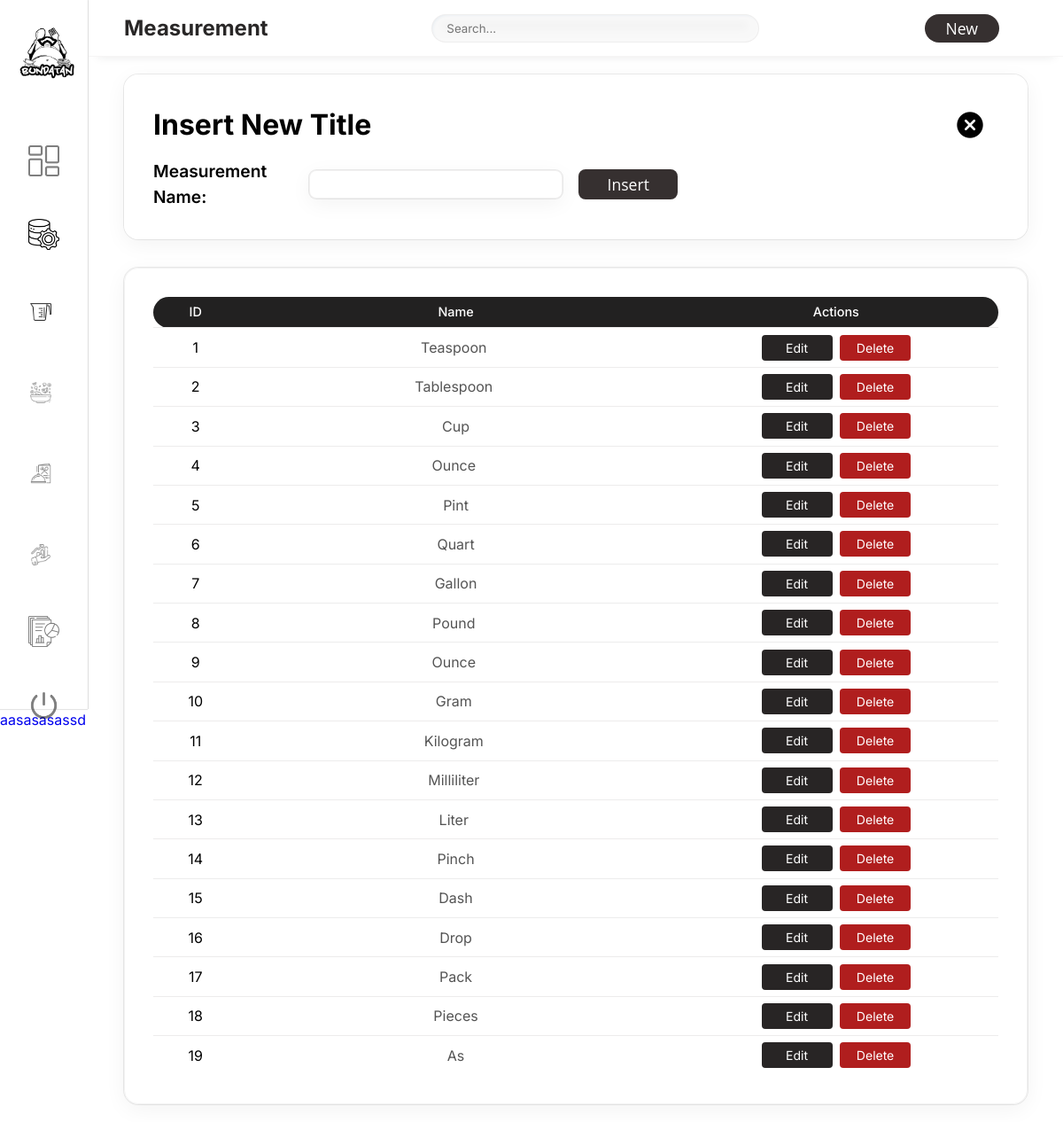
Page /pages/measurement.php (signed in) on the committed database.
### tables this page shows
CREATE TABLE `measurements` (
  `MeasurementID` int(11) NOT NULL,
  `MeasurementName` varchar(50) NOT NULL
);

### pages/measurement.php (the view, shortened to what this page needs)
<?php
$servername = "localhost";
$username = "root";
$password = "";
$dbname = "db_bundatan";
$conn = new mysqli($servername, $username, $password, $dbname);
$searchQuery = "";
$result = $conn->query("SELECT * FROM measurements WHERE MeasurementName LIKE '%$searchQuery%'");
?>
<!DOCTYPE html>
<html lang="en">
<head>
    <link rel="stylesheet" href="style.css">
</head>
<body>
<div class="Tableheader">
    <h1>Measurement</h1>
    <form method="GET" class="searhForm">
        <input type="text" name="searchQuery" class="search" placeholder="Search...">
    </form>
    <button class="create" onclick="showForm()">New</button>
</div>
<div class="insertion">
    <div class="container">
        <div class="form"  id="insert-form">
            <div class="formHeader">
                <h2 class="formTitle">Insert New Title</h2>
                <img src="../icons/cross.png" class="close" onclick="hideForm()">
            </div>
            <form method="POST">
                <div class="secondForm">
                    <div class="inputs">
                        <label for="MeasurementName">Measurement Name:</label>
                        <input type="text" name="MeasurementName" required>
                        <button type="submit" name="insert" class="insert">Insert</button>
                    </div>
                </div>
            </form>
        </div>
        <div class="tableContainer">
            <table>
                <thead>
                    <tr>
                        <th>ID</th>
                        <th>Name</th>
                        <th>Actions</th>
                    </tr>
                </thead>
                <tbody>
                    <?php while ($row = $result->fetch_assoc()) : ?>
                    <tr>
                        <td><span>Measurement Id: </span><?php echo $row["MeasurementID"]; ?></td>
                        <td>
                            <form method="POST">
                                <input id="name<?php echo $row["MeasurementID"]; ?>" REQUIRED class="all<?php echo $row["MeasurementID"]; ?>" MeasurementID="MeasurementName<?php echo $row["MeasurementID"]; ?>" type="text" name="MeasurementNamex" value="<?php echo $row["MeasurementName"]; ?>" disabled>
                        </td>
                <td>
                    <button MeasurementID='editbtn<?php echo $row["MeasurementID"]; ?>'
                    type='button' name='editbtn<?php echo $row["MeasurementID"]; ?>'
                    id='editbtn<?php echo $row["MeasurementID"]; ?>'
                    onclick='enableInputFields(<?php echo intval($row["MeasurementID"]); ?>)'>Edit</button>
                    <button type='submit' name='delete'  class="deletebtn" >Delete</button>
                </td>
            </tr>
        <?php endwhile; ?>
        </tbody>
    </table>
    </div>
    </div>
</div>
</body>
</html><?php

### rows in the picture
measurements: MeasurementID "1", MeasurementNamex "Teaspoon"
measurements: MeasurementID "2", MeasurementNamex "Tablespoon"
measurements: MeasurementID "3", MeasurementNamex "Cup"
measurements: MeasurementID "4", MeasurementNamex "ounce"
measurements: MeasurementID "5", MeasurementNamex "Pint"
measurements: MeasurementID "6", MeasurementNamex "Quart"
measurements: MeasurementID "7", MeasurementNamex "Gallon"
measurements: MeasurementID "8", MeasurementNamex "Pound"
measurements: MeasurementID "9", MeasurementNamex "Ounce"
measurements: MeasurementID "10", MeasurementNamex "Gram"
measurements: MeasurementID "11", MeasurementNamex "Kilogram"
measurements: MeasurementID "12", MeasurementNamex "Milliliter"
measurements: MeasurementID "13", MeasurementNamex "Liter"
measurements: MeasurementID "14", MeasurementNamex "Pinch"
measurements: MeasurementID "15", MeasurementNamex "Dash"
measurements: MeasurementID "16", MeasurementNamex "Drop"
measurements: MeasurementID "17", MeasurementNamex "Pack"
measurements: MeasurementID "18", MeasurementNamex "Pieces"
measurements: MeasurementID "19", MeasurementNamex "as"
